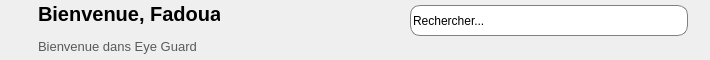
        <widget class="QWidget" name="header_widget" native="true">
         <property name="maximumSize">
          <size>
           <width>841</width>
           <height>60</height>
          </size>
         </property>
         <widget class="QWidget" name="layoutWidget">
          <property name="geometry">
           <rect>
            <x>410</x>
            <y>0</y>
            <width>291</width>
            <height>42</height>
           </rect>
          </property>
          <layout class="QHBoxLayout" name="horizontalLayout_3">
           <item>
            <widget class="QLineEdit" name="lineEdit">
             <property name="minimumSize">
              <size>
               <width>0</width>
               <height>31</height>
              </size>
             </property>
             <property name="maximumSize">
              <size>
               <width>16777215</width>
               <height>31</height>
              </size>
             </property>
             <property name="styleSheet">
              <string notr="true">QLineEdit{
          pandding-left:20px;
          border: 1px solid gray;
          border-radius:10px;
}</string>
             </property>
             <property name="text">
              <string>Rechercher...</string>
             </property>
            </widget>
           </item>
           <item>
            <widget class="QLabel" name="label_6">
             <property name="maximumSize">
              <size>
               <width>40</width>
               <height>40</height>
              </size>
             </property>
             <property name="text">
              <string/>
             </property>
             <property name="pixmap">
              <pixmap resource="resources.qrc">:/newPrefix/icons/profile.png</pixmap>
             </property>
             <property name="scaledContents">
              <bool>true</bool>
             </property>
            </widget>
           </item>
          </layout>
         </widget>
         <widget class="QWidget" name="layoutWidget">
          <property name="geometry">
           <rect>
            <x>0</x>
            <y>0</y>
            <width>220</width>
            <height>59</height>
           </rect>
          </property>
          <layout class="QHBoxLayout" name="horizontalLayout_4">
           <item>
            <widget class="QPushButton" name="pushButton">
             <property name="styleSheet">
              <string notr="true">border:none;</string>
             </property>
             <property name="text">
              <string/>
             </property>
             <property name="icon">
              <iconset resource="resources.qrc">
               <normaloff>:/newPrefix/icons/menu.png</normaloff>:/newPrefix/icons/menu.png</iconset>
             </property>
             <property name="iconSize">
              <size>
               <width>29</width>
               <height>35</height>
              </size>
             </property>
             <property name="checkable">
              <bool>true</bool>
             </property>
            </widget>
           </item>
           <item>
            <layout class="QVBoxLayout" name="verticalLayout_6">
             <item>
              <widget class="QLabel" name="label">
               <property name="font">
                <font>
                 <pointsize>15</pointsize>
                 <bold>true</bold>
                </font>
               </property>
               <property name="text">
                <string>Bienvenue, Fadoua</string>
               </property>
              </widget>
             </item>
             <item>
              <widget class="QLabel" name="label_3">
               <property name="maximumSize">
                <size>
                 <width>16777209</width>
                 <height>16777215</height>
                </size>
               </property>
               <property name="font">
                <font>
                 <pointsize>10</pointsize>
                </font>
               </property>
               <property name="styleSheet">
                <string notr="true">
color: rgb(90, 90, 90);</string>
               </property>
               <property name="text">
                <string>Bienvenue dans Eye Guard</string>
               </property>
              </widget>
             </item>
            </layout>
           </item>
          </layout>
         </widget>
        </widget>
